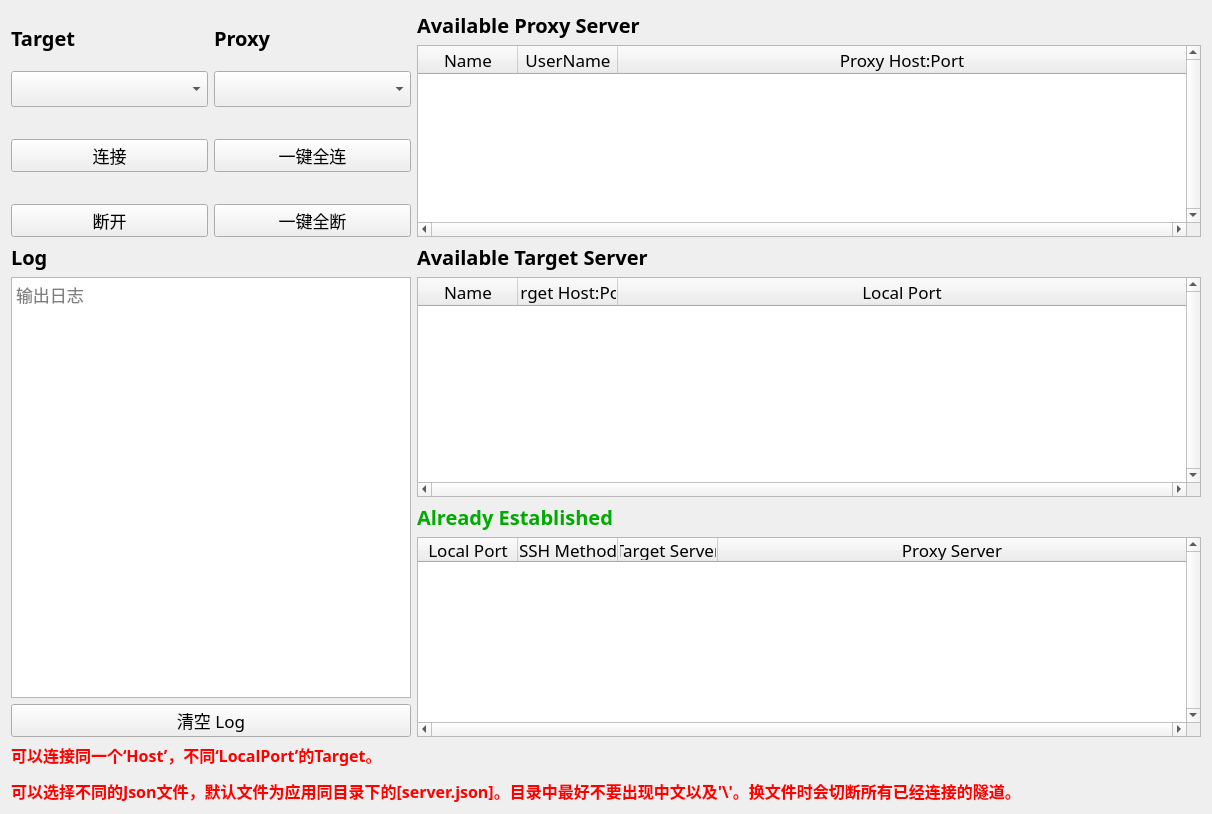
      <widget class="QWidget" name="pageConnect">
       <property name="sizePolicy">
        <sizepolicy hsizetype="Expanding" vsizetype="Expanding">
         <horstretch>0</horstretch>
         <verstretch>0</verstretch>
        </sizepolicy>
       </property>
       <layout class="QGridLayout" name="gridLayout">
        <item row="0" column="2">
         <widget class="QLabel" name="label_57">
          <property name="font">
           <font>
            <family>等线</family>
            <pointsize>15</pointsize>
            <weight>75</weight>
            <bold>true</bold>
           </font>
          </property>
          <property name="text">
           <string>Available Proxy Server</string>
          </property>
         </widget>
        </item>
        <item row="4" column="1">
         <widget class="QPushButton" name="btnAllStart">
          <property name="sizePolicy">
           <sizepolicy hsizetype="Preferred" vsizetype="Fixed">
            <horstretch>0</horstretch>
            <verstretch>0</verstretch>
           </sizepolicy>
          </property>
          <property name="font">
           <font>
            <family>等线</family>
            <pointsize>13</pointsize>
            <weight>50</weight>
            <bold>false</bold>
           </font>
          </property>
          <property name="text">
           <string>一键全连</string>
          </property>
         </widget>
        </item>
        <item row="6" column="0">
         <widget class="QPushButton" name="btnStop">
          <property name="sizePolicy">
           <sizepolicy hsizetype="Preferred" vsizetype="Fixed">
            <horstretch>0</horstretch>
            <verstretch>0</verstretch>
           </sizepolicy>
          </property>
          <property name="font">
           <font>
            <family>等线</family>
            <pointsize>13</pointsize>
            <weight>50</weight>
            <bold>false</bold>
           </font>
          </property>
          <property name="text">
           <string>断开</string>
          </property>
         </widget>
        </item>
        <item row="9" column="2">
         <widget class="QLabel" name="label_4">
          <property name="font">
           <font>
            <family>等线</family>
            <pointsize>15</pointsize>
            <weight>75</weight>
            <bold>true</bold>
           </font>
          </property>
          <property name="mouseTracking">
           <bool>true</bool>
          </property>
          <property name="text">
           <string>&lt;html&gt;&lt;head/&gt;&lt;body&gt;&lt;p&gt;&lt;span style=&quot; color:#00aa00;&quot;&gt;Already Established&lt;/span&gt;&lt;/p&gt;&lt;/body&gt;&lt;/html&gt;</string>
          </property>
         </widget>
        </item>
        <item row="6" column="1">
         <widget class="QPushButton" name="btnAllStop">
          <property name="sizePolicy">
           <sizepolicy hsizetype="Preferred" vsizetype="Fixed">
            <horstretch>0</horstretch>
            <verstretch>0</verstretch>
           </sizepolicy>
          </property>
          <property name="font">
           <font>
            <family>等线</family>
            <pointsize>13</pointsize>
            <weight>50</weight>
            <bold>false</bold>
           </font>
          </property>
          <property name="text">
           <string>一键全断</string>
          </property>
         </widget>
        </item>
        <item row="8" column="2">
         <widget class="QTableWidget" name="tblWdgAvailableTargetServer">
          <property name="minimumSize">
           <size>
            <width>700</width>
            <height>220</height>
           </size>
          </property>
          <property name="font">
           <font>
            <family>等线</family>
            <pointsize>13</pointsize>
           </font>
          </property>
          <property name="verticalScrollBarPolicy">
           <enum>Qt::ScrollBarAlwaysOn</enum>
          </property>
          <property name="horizontalScrollBarPolicy">
           <enum>Qt::ScrollBarAlwaysOn</enum>
          </property>
          <property name="verticalScrollMode">
           <enum>QAbstractItemView::ScrollPerPixel</enum>
          </property>
          <property name="horizontalScrollMode">
           <enum>QAbstractItemView::ScrollPerPixel</enum>
          </property>
          <property name="sortingEnabled">
           <bool>true</bool>
          </property>
          <attribute name="horizontalHeaderCascadingSectionResizes">
           <bool>true</bool>
          </attribute>
          <attribute name="horizontalHeaderMinimumSectionSize">
           <number>31</number>
          </attribute>
          <attribute name="horizontalHeaderShowSortIndicator" stdset="0">
           <bool>true</bool>
          </attribute>
          <attribute name="horizontalHeaderStretchLastSection">
           <bool>true</bool>
          </attribute>
          <attribute name="verticalHeaderCascadingSectionResizes">
           <bool>true</bool>
          </attribute>
          <attribute name="verticalHeaderMinimumSectionSize">
           <number>29</number>
          </attribute>
          <column>
           <property name="text">
            <string>Name</string>
           </property>
          </column>
          <column>
           <property name="text">
            <string>Target Host:Port</string>
           </property>
          </column>
          <column>
           <property name="text">
            <string>Local Port</string>
           </property>
          </column>
         </widget>
        </item>
        <item row="12" column="0" colspan="3">
         <widget class="QLabel" name="label_32">
          <property name="font">
           <font>
            <family>等线</family>
            <pointsize>13</pointsize>
            <weight>75</weight>
            <bold>true</bold>
           </font>
          </property>
          <property name="text">
           <string>&lt;html&gt;&lt;head/&gt;&lt;body&gt;&lt;p&gt;&lt;span style=&quot; font-size:12pt; color:#ff0000;&quot;&gt;可以连接同一个‘Host’，不同‘LocalPort’的Target。&lt;/span&gt;&lt;/p&gt;&lt;p&gt;&lt;span style=&quot; font-size:12pt; color:#ff0000;&quot;&gt;可以选择不同的Json文件，默认文件为应用同目录下的[server.json]。目录中最好不要出现中文以及'\'。换文件时会切断所有已经连接的隧道。&lt;/span&gt;&lt;/p&gt;&lt;/body&gt;&lt;/html&gt;</string>
          </property>
         </widget>
        </item>
        <item row="4" column="0">
         <widget class="QPushButton" name="btnStart">
          <property name="sizePolicy">
           <sizepolicy hsizetype="Preferred" vsizetype="Fixed">
            <horstretch>0</horstretch>
            <verstretch>0</verstretch>
           </sizepolicy>
          </property>
          <property name="font">
           <font>
            <family>等线</family>
            <pointsize>13</pointsize>
            <weight>50</weight>
            <bold>false</bold>
           </font>
          </property>
          <property name="text">
           <string>连接</string>
          </property>
         </widget>
        </item>
        <item row="0" column="0" rowspan="2">
         <widget class="QLabel" name="label_2">
          <property name="sizePolicy">
           <sizepolicy hsizetype="Preferred" vsizetype="Fixed">
            <horstretch>0</horstretch>
            <verstretch>0</verstretch>
           </sizepolicy>
          </property>
          <property name="font">
           <font>
            <family>等线</family>
            <pointsize>15</pointsize>
            <weight>75</weight>
            <bold>true</bold>
           </font>
          </property>
          <property name="text">
           <string>Target</string>
          </property>
         </widget>
        </item>
        <item row="1" column="2" rowspan="6">
         <widget class="QTableWidget" name="tblWdgAvailableProxyServer">
          <property name="minimumSize">
           <size>
            <width>700</width>
            <height>150</height>
           </size>
          </property>
          <property name="font">
           <font>
            <family>等线</family>
            <pointsize>13</pointsize>
           </font>
          </property>
          <property name="verticalScrollBarPolicy">
           <enum>Qt::ScrollBarAlwaysOn</enum>
          </property>
          <property name="horizontalScrollBarPolicy">
           <enum>Qt::ScrollBarAlwaysOn</enum>
          </property>
          <property name="verticalScrollMode">
           <enum>QAbstractItemView::ScrollPerPixel</enum>
          </property>
          <property name="horizontalScrollMode">
           <enum>QAbstractItemView::ScrollPerPixel</enum>
          </property>
          <property name="sortingEnabled">
           <bool>true</bool>
          </property>
          <attribute name="horizontalHeaderCascadingSectionResizes">
           <bool>true</bool>
          </attribute>
          <attribute name="horizontalHeaderMinimumSectionSize">
           <number>31</number>
          </attribute>
          <attribute name="horizontalHeaderShowSortIndicator" stdset="0">
           <bool>true</bool>
          </attribute>
          <attribute name="horizontalHeaderStretchLastSection">
           <bool>true</bool>
          </attribute>
          <attribute name="verticalHeaderCascadingSectionResizes">
           <bool>true</bool>
          </attribute>
          <attribute name="verticalHeaderMinimumSectionSize">
           <number>29</number>
          </attribute>
          <column>
           <property name="text">
            <string>Name</string>
           </property>
          </column>
          <column>
           <property name="text">
            <string>UserName</string>
           </property>
          </column>
          <column>
           <property name="text">
            <string>Proxy Host:Port</string>
           </property>
          </column>
         </widget>
        </item>
        <item row="0" column="1" rowspan="2">
         <widget class="QLabel" name="label_3">
          <property name="sizePolicy">
           <sizepolicy hsizetype="Preferred" vsizetype="Fixed">
            <horstretch>0</horstretch>
            <verstretch>0</verstretch>
           </sizepolicy>
          </property>
          <property name="font">
           <font>
            <family>等线</family>
            <pointsize>15</pointsize>
            <weight>75</weight>
            <bold>true</bold>
           </font>
          </property>
          <property name="text">
           <string>Proxy</string>
          </property>
         </widget>
        </item>
        <item row="8" column="0" rowspan="3" colspan="2">
         <widget class="QTextBrowser" name="txtBrowerLog">
          <property name="sizePolicy">
           <sizepolicy hsizetype="Expanding" vsizetype="MinimumExpanding">
            <horstretch>0</horstretch>
            <verstretch>0</verstretch>
           </sizepolicy>
          </property>
          <property name="minimumSize">
           <size>
            <width>400</width>
            <height>0</height>
           </size>
          </property>
          <property name="font">
           <font>
            <family>等线</family>
            <pointsize>13</pointsize>
           </font>
          </property>
          <property name="placeholderText">
           <string>输出日志</string>
          </property>
         </widget>
        </item>
        <item row="7" column="2">
         <widget class="QLabel" name="label">
          <property name="font">
           <font>
            <family>等线</family>
            <pointsize>15</pointsize>
            <weight>75</weight>
            <bold>true</bold>
           </font>
          </property>
          <property name="text">
           <string>Available Target Server</string>
          </property>
         </widget>
        </item>
        <item row="7" column="0">
         <widget class="QLabel" name="label_56">
          <property name="font">
           <font>
            <family>等线</family>
            <pointsize>15</pointsize>
            <weight>75</weight>
            <bold>true</bold>
           </font>
          </property>
          <property name="text">
           <string>Log</string>
          </property>
         </widget>
        </item>
        <item row="10" column="2" rowspan="2">
         <widget class="QTableWidget" name="tblWdgStatus">
          <property name="sizePolicy">
           <sizepolicy hsizetype="Expanding" vsizetype="Expanding">
            <horstretch>0</horstretch>
            <verstretch>0</verstretch>
           </sizepolicy>
          </property>
          <property name="minimumSize">
           <size>
            <width>700</width>
            <height>200</height>
           </size>
          </property>
          <property name="font">
           <font>
            <family>等线</family>
            <pointsize>13</pointsize>
           </font>
          </property>
          <property name="layoutDirection">
           <enum>Qt::LeftToRight</enum>
          </property>
          <property name="verticalScrollBarPolicy">
           <enum>Qt::ScrollBarAlwaysOn</enum>
          </property>
          <property name="horizontalScrollBarPolicy">
           <enum>Qt::ScrollBarAlwaysOn</enum>
          </property>
          <property name="sizeAdjustPolicy">
           <enum>QAbstractScrollArea::AdjustIgnored</enum>
          </property>
          <property name="verticalScrollMode">
           <enum>QAbstractItemView::ScrollPerPixel</enum>
          </property>
          <property name="horizontalScrollMode">
           <enum>QAbstractItemView::ScrollPerPixel</enum>
          </property>
          <property name="showGrid">
           <bool>true</bool>
          </property>
          <property name="gridStyle">
           <enum>Qt::SolidLine</enum>
          </property>
          <property name="sortingEnabled">
           <bool>true</bool>
          </property>
          <property name="wordWrap">
           <bool>true</bool>
          </property>
          <property name="cornerButtonEnabled">
           <bool>true</bool>
          </property>
          <property name="rowCount">
           <number>0</number>
          </property>
          <attribute name="horizontalHeaderCascadingSectionResizes">
           <bool>true</bool>
          </attribute>
          <attribute name="horizontalHeaderHighlightSections">
           <bool>true</bool>
          </attribute>
          <attribute name="horizontalHeaderShowSortIndicator" stdset="0">
           <bool>true</bool>
          </attribute>
          <attribute name="horizontalHeaderStretchLastSection">
           <bool>true</bool>
          </attribute>
          <attribute name="verticalHeaderVisible">
           <bool>false</bool>
          </attribute>
          <attribute name="verticalHeaderCascadingSectionResizes">
           <bool>true</bool>
          </attribute>
          <attribute name="verticalHeaderHighlightSections">
           <bool>true</bool>
          </attribute>
          <attribute name="verticalHeaderShowSortIndicator" stdset="0">
           <bool>false</bool>
          </attribute>
          <attribute name="verticalHeaderStretchLastSection">
           <bool>false</bool>
          </attribute>
          <column>
           <property name="text">
            <string>Local Port</string>
           </property>
           <property name="font">
            <font>
             <pointsize>13</pointsize>
            </font>
           </property>
           <property name="textAlignment">
            <set>AlignCenter</set>
           </property>
          </column>
          <column>
           <property name="text">
            <string>SSH Method</string>
           </property>
           <property name="font">
            <font>
             <pointsize>13</pointsize>
            </font>
           </property>
           <property name="textAlignment">
            <set>AlignCenter</set>
           </property>
          </column>
          <column>
           <property name="text">
            <string>Target Server</string>
           </property>
           <property name="font">
            <font>
             <pointsize>13</pointsize>
            </font>
           </property>
           <property name="textAlignment">
            <set>AlignCenter</set>
           </property>
          </column>
          <column>
           <property name="text">
            <string>Proxy Server</string>
           </property>
           <property name="font">
            <font>
             <pointsize>13</pointsize>
            </font>
           </property>
           <property name="textAlignment">
            <set>AlignCenter</set>
           </property>
          </column>
         </widget>
        </item>
        <item row="11" column="0" colspan="2">
         <widget class="QPushButton" name="btnClearLog">
          <property name="font">
           <font>
            <family>等线</family>
            <pointsize>13</pointsize>
           </font>
          </property>
          <property name="text">
           <string>清空 Log</string>
          </property>
         </widget>
        </item>
        <item row="2" column="1">
         <widget class="QComboBox" name="proxyListBox">
          <property name="sizePolicy">
           <sizepolicy hsizetype="Preferred" vsizetype="Preferred">
            <horstretch>0</horstretch>
            <verstretch>0</verstretch>
           </sizepolicy>
          </property>
          <property name="font">
           <font>
            <family>等线</family>
            <pointsize>15</pointsize>
           </font>
          </property>
          <property name="currentIndex">
           <number>-1</number>
          </property>
          <property name="placeholderText">
           <string/>
          </property>
         </widget>
        </item>
        <item row="2" column="0">
         <widget class="QComboBox" name="serverListBox">
          <property name="sizePolicy">
           <sizepolicy hsizetype="Preferred" vsizetype="Fixed">
            <horstretch>0</horstretch>
            <verstretch>0</verstretch>
           </sizepolicy>
          </property>
          <property name="font">
           <font>
            <family>等线</family>
            <pointsize>15</pointsize>
           </font>
          </property>
          <property name="currentIndex">
           <number>-1</number>
          </property>
          <property name="placeholderText">
           <string/>
          </property>
         </widget>
        </item>
       </layout>
      </widget>
